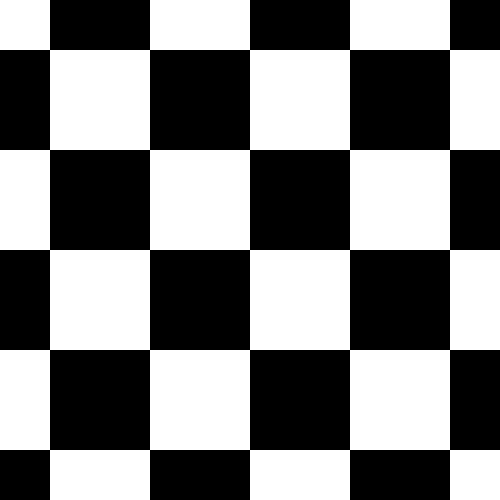
#> input picture ChessImage.png, 500 x 500 px
$ python AmesRev_Texture.py
#> lines starting #> are read from the running program, lines starting #| are printed output that depends on the picture; after the words box and inside, x2 and y2 are one past the last pixel; in counts of white or black regions, pixels touching at a corner belong together
import math
import numpy as np
import cv2
import random
#import os
#os.getcwd()
#os.chdir('D:\\WorkingDirectory')

file_rect_img = "ChessImage.png"
type_face = "B" # "F", "B", "D", "U"

if False: # Original (Ittelson, 1952, pp.183-189, No.1)
    thetaF_deg = 33.7
    xL = 21.33
    xR = 21.33
    yD = 21.33
    yU = 21.33
    zB = 0
    zF = 42.66
else: # Revised (Figure 1c in Myrov et al., 2023)
    thetaF_deg = 33.7
    xL = 42.66 * 1.0/3.0 # 14.22
    xR = 42.66 * 2.0/3.0 # 28.44
    yD = 42.66 * 1.0/4.0 # 10.66
    yU = 42.66 * 3.0/4.0 # 32.00
    zB = 42.66 * 3.0/5.0 # 25.60
    zF = 42.66 * 2.0/5.0 # 17.06

w_rect = xL+xR
h_rect = yD+yU
d_rect = zF+zB

cosF = np.cos(thetaF_deg/180.0*np.pi)
sinF = np.sin(thetaF_deg/180.0*np.pi)
tanF = np.tan(thetaF_deg/180.0*np.pi)

kl = zF/(zF-xL*tanF)
kr = zF/(zF+xR*tanF)
kMax = np.max([kl,kr])


# Loading src image
img_src = cv2.imread(file_rect_img)
#> img_src is the input picture: shape (500, 500, 3); 50% white; 1 white region, box (x1, y1, x2, y2) and area: (0, 0, 500, 500) 125000
height_src, width_src, channel_src = img_src.shape
#> height_src = 500; width_src = 500; channel_src = 3
dpi = width_src/w_rect
#> dpi = 11.72
#cv2.imshow('Input', img_src); cv2.waitKey(0); cv2.destroyAllWindows()


if type_face=="F":
    arr_x_src = np.linspace(-xL +0.5/dpi,
                            +xR -0.5/dpi, num= width_src)
    arr_y_src = np.linspace(+yU -0.5/dpi,
                            -yD +0.5/dpi, num=height_src)

    w_ames = (xL*kl+xR*kr)/cosF
    h_ames = h_rect*kMax
    width_tran  = int(dpi*w_ames)
    height_tran = int(dpi*h_ames)

    arr_x2_tran = np.linspace(-xL*kl/cosF +0.5/dpi,
                              +xR*kr/cosF -0.5/dpi, num=width_tran)
    arr_y2_tran = np.linspace(+yU*kMax -0.5/dpi,
                              -yD*kMax +0.5/dpi, num=height_tran)
    mat_x2_tran, mat_y2_tran = np.meshgrid(arr_x2_tran, arr_y2_tran)

    mat_tran_inv = np.zeros((height_tran, width_tran, 3))
    mat_tran_inv = mat_tran_inv.astype('float32')
    mat_tran_inv[:,:,0] = mat_x2_tran*zF*cosF
    mat_tran_inv[:,:,1] = mat_y2_tran*zF
    mat_tran_inv[:,:,2] = -mat_x2_tran*sinF + zF

    mat_tran_inv_x2 = mat_tran_inv[:,:,0]/mat_tran_inv[:,:,2]
    mat_tran_inv_y2 = mat_tran_inv[:,:,1]/mat_tran_inv[:,:,2]
    mat_tran_inv_x2 -= arr_x_src[0]
    mat_tran_inv_y2 -= arr_y_src[height_src-1]
    mat_tran_inv_x2 *= dpi
    mat_tran_inv_y2 *= dpi
    mat_tran_inv_y2 = (height_src-1)-mat_tran_inv_y2

elif type_face=="B":
    arr_x_src = np.linspace(-xR +0.5/dpi,
                            +xL -0.5/dpi, num= width_src)
#> arr_x_src = 500 values from -28.4 to 14.18
    arr_y_src = np.linspace(+yU -0.5/dpi,
                            -yD +0.5/dpi, num=height_src)

    tanB= (zB/zF)*tanF
    cosB= np.cos(np.arctan(tanB))
    sinB= np.sin(np.arctan(tanB))

    w_ames = (xL*kl+xR*kr)/cosB
    h_ames = h_rect*kMax
    width_tran  = int(dpi*w_ames)
#> width_tran = 753
    height_tran = int(dpi*h_ames)
#> height_tran = 1125

    arr_x2_tran = np.linspace(-xR*kr/cosB +0.5/dpi,
                              +xL*kl/cosB -0.5/dpi, num=width_tran)
#> arr_x2_tran = 753 values from -19.01 to 45.23
    arr_y2_tran = np.linspace(+yU*kMax -0.5/dpi,
                              -yD*kMax +0.5/dpi, num=height_tran)
    mat_x2_tran, mat_y2_tran = np.meshgrid(arr_x2_tran, arr_y2_tran)

    mat_tran_inv = np.zeros((height_tran, width_tran, 3))
    mat_tran_inv = mat_tran_inv.astype('float32')
    mat_tran_inv[:,:,0] = mat_x2_tran*zB*cosB
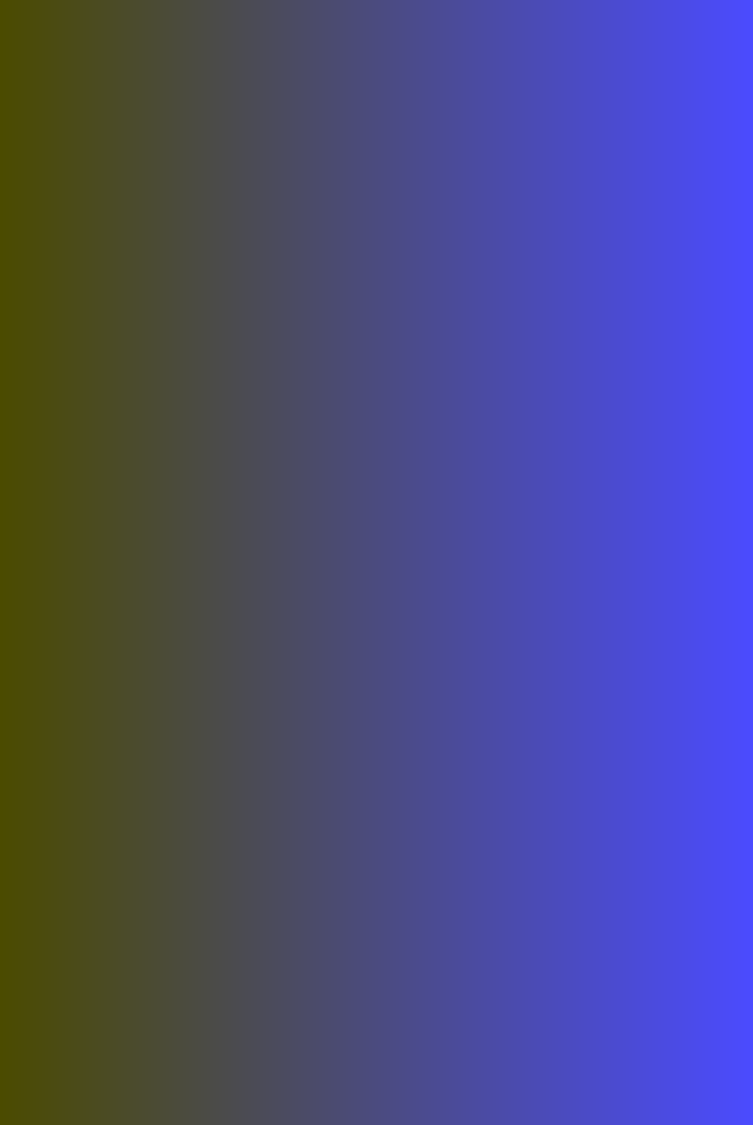
#> mat_tran_inv: shape (1125, 753, 3) float32; mean of channels 0, 1, 2 237.3, 0, 0; drawn with min black and max white
    mat_tran_inv[:,:,1] = mat_y2_tran*zB
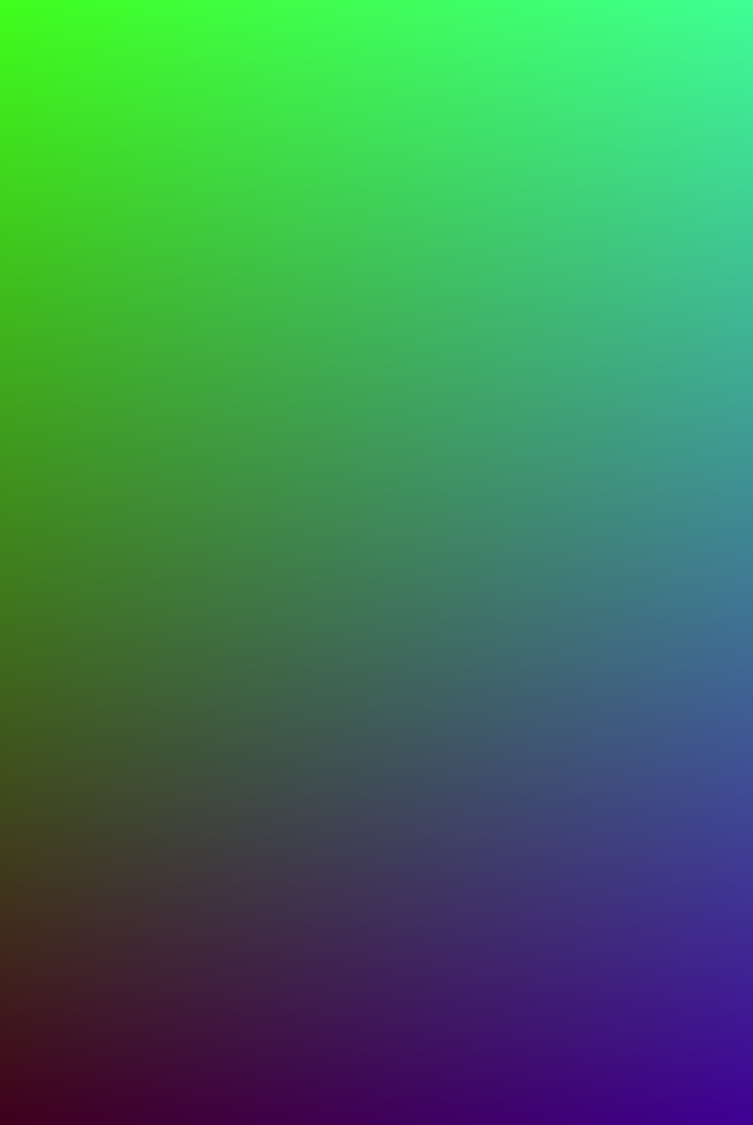
#> mat_tran_inv: shape (1125, 753, 3) float32; mean of channels 0, 1, 2 237.3, 614.5, 0; drawn with min black and max white
    mat_tran_inv[:,:,2] = mat_x2_tran*sinB + zB

    mat_tran_inv_x2 = mat_tran_inv[:,:,0]/mat_tran_inv[:,:,2]
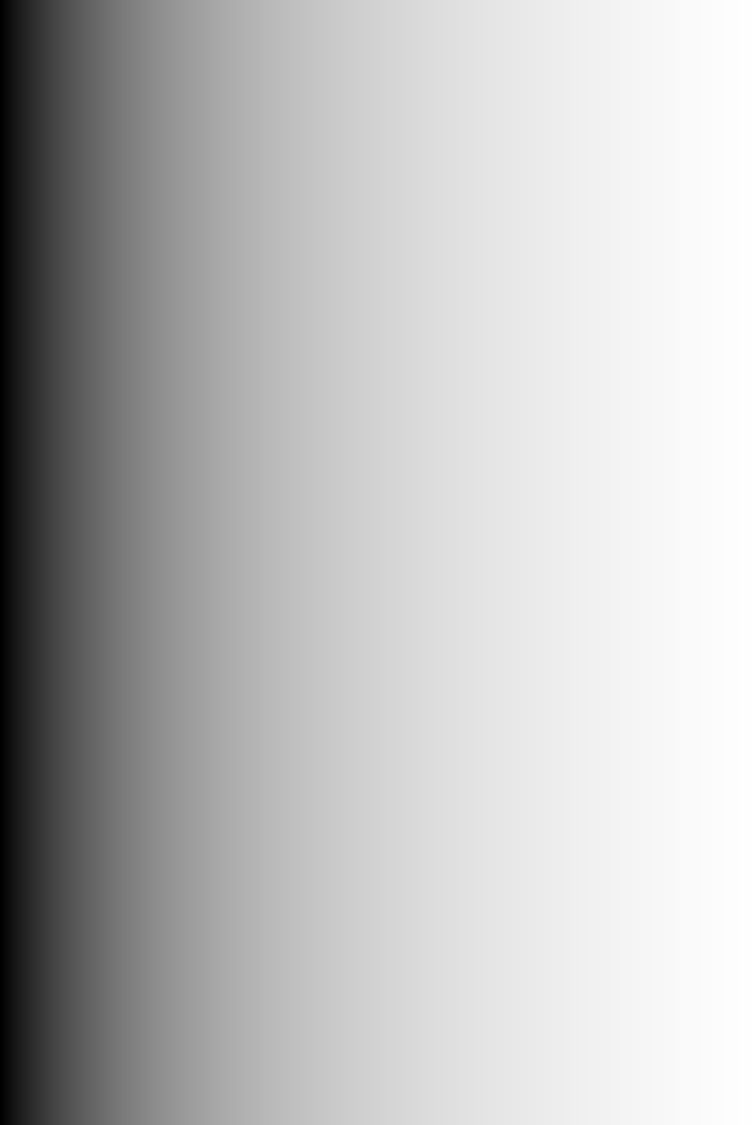
#> mat_tran_inv_x2: shape (1125, 753) float32; min -28.31, max 14.21, mean 3.15; drawn with min black and max white
    mat_tran_inv_y2 = mat_tran_inv[:,:,1]/mat_tran_inv[:,:,2]
    mat_tran_inv_x2 -= arr_x_src[0]
    mat_tran_inv_y2 -= arr_y_src[height_src-1]
    mat_tran_inv_x2 *= dpi
    mat_tran_inv_y2 *= dpi
    mat_tran_inv_y2 = (height_src-1)-mat_tran_inv_y2

elif type_face=="D":
    arr_x_src = np.linspace(-xL +0.5/dpi,
                            +xR -0.5/dpi, num= width_src)
    arr_y_src = np.linspace(+zF -0.5/dpi,
                            -zB +0.5/dpi, num=height_src)

    tanD= -(yD*kr-yD*kl)/(xL*kl+xR*kr)
    cosD= np.cos(np.arctan(tanD))
    sinD= np.sin(np.arctan(tanD))

    w_ames = (xL*kl+xR*kr)/cosD
    h_ames = d_rect*kMax
    width_tran  = int(dpi*w_ames)
    height_tran = int(dpi*h_ames)

    arr_x2_tran = np.linspace(-xL*kl/cosD +0.5/dpi,
                              +xR*kr/cosD -0.5/dpi, num=width_tran)
    arr_y2_tran = np.linspace(+zF*kMax -0.5/dpi,
                              -zB*kMax +0.5/dpi, num=height_tran)
    mat_x2_tran, mat_y2_tran = np.meshgrid(arr_x2_tran, arr_y2_tran)

    mat_tran_inv = np.zeros((height_tran, width_tran, 3))
    mat_tran_inv = mat_tran_inv.astype('float32')
    mat_tran_inv[:,:,0] = -mat_x2_tran*yD*cosD
    mat_tran_inv[:,:,1] = -mat_y2_tran*yD
    mat_tran_inv[:,:,2] =  mat_x2_tran*sinD - yD

    mat_tran_inv_x2 = mat_tran_inv[:,:,0]/mat_tran_inv[:,:,2]
    mat_tran_inv_y2 = mat_tran_inv[:,:,1]/mat_tran_inv[:,:,2]
    mat_tran_inv_x2 -= arr_x_src[0]
    mat_tran_inv_y2 -= arr_y_src[height_src-1]
    mat_tran_inv_x2 *= dpi
    mat_tran_inv_y2 *= dpi
    mat_tran_inv_y2 = (height_src-1)-mat_tran_inv_y2

elif type_face=="U":
    arr_x_src = np.linspace(-xL +0.5/dpi,
                            +xR -0.5/dpi, num= width_src)
    arr_y_src = np.linspace(-zB +0.5/dpi,
                            +zF -0.5/dpi, num=height_src)

    tanU= (yU*kr-yU*kl)/(xL*kl+xR*kr)
    cosU= np.cos(np.arctan(tanU))
    sinU= np.sin(np.arctan(tanU))

    w_ames = (xL*kl+xR*kr)/cosU
    h_ames = d_rect*kMax
    width_tran  = int(dpi*w_ames)
    height_tran = int(dpi*h_ames)

    arr_x2_tran = np.linspace(-xL*kl/cosU +0.5/dpi,
                              +xR*kr/cosU -0.5/dpi, num=width_tran)
    arr_y2_tran = np.linspace(-zB*kMax +0.5/dpi,
                              +zF*kMax -0.5/dpi, num=height_tran)
    mat_x2_tran, mat_y2_tran = np.meshgrid(arr_x2_tran, arr_y2_tran)

    mat_tran_inv = np.zeros((height_tran, width_tran, 3))
    mat_tran_inv = mat_tran_inv.astype('float32')
    mat_tran_inv[:,:,0] = mat_x2_tran*yU*cosU
    mat_tran_inv[:,:,1] = mat_y2_tran*yU
    mat_tran_inv[:,:,2] = mat_x2_tran*sinU + yU

    mat_tran_inv_x2 = mat_tran_inv[:,:,0]/mat_tran_inv[:,:,2]
    mat_tran_inv_y2 = mat_tran_inv[:,:,1]/mat_tran_inv[:,:,2]
    mat_tran_inv_x2 -= arr_x_src[0]
    mat_tran_inv_y2 -= arr_y_src[0]
    mat_tran_inv_x2 *= dpi
    mat_tran_inv_y2 *= dpi


mat_tran_inv_x2[mat_tran_inv_x2 > (width_src -1)] = width_src -1
#> mat_tran_inv_x2: shape (1125, 753) float32; min 1.07, max 499, mean 369.7
mat_tran_inv_y2[mat_tran_inv_y2 > (height_src-1)] = height_src-1
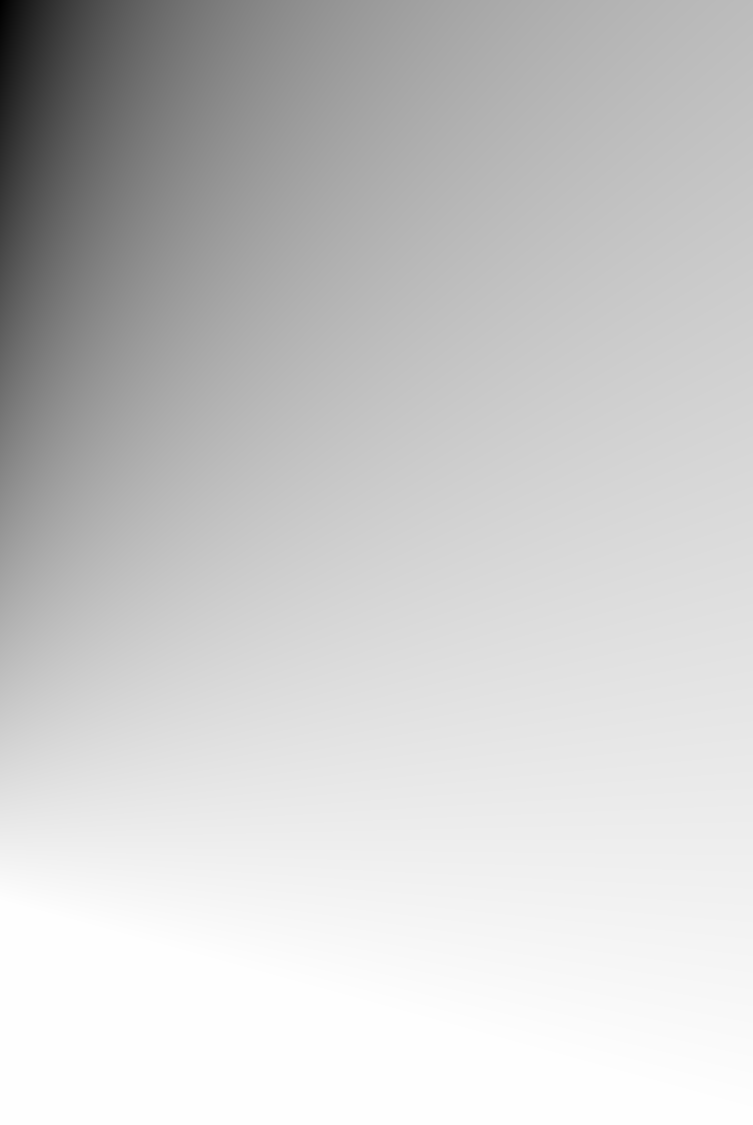
#> mat_tran_inv_y2: shape (1125, 753) float32; min -1402.5, max 499, mean 118.6; drawn with min black and max white
mat_tran_inv_x2[mat_tran_inv_x2 < 0] = 0
mat_tran_inv_y2[mat_tran_inv_y2 < 0] = 0
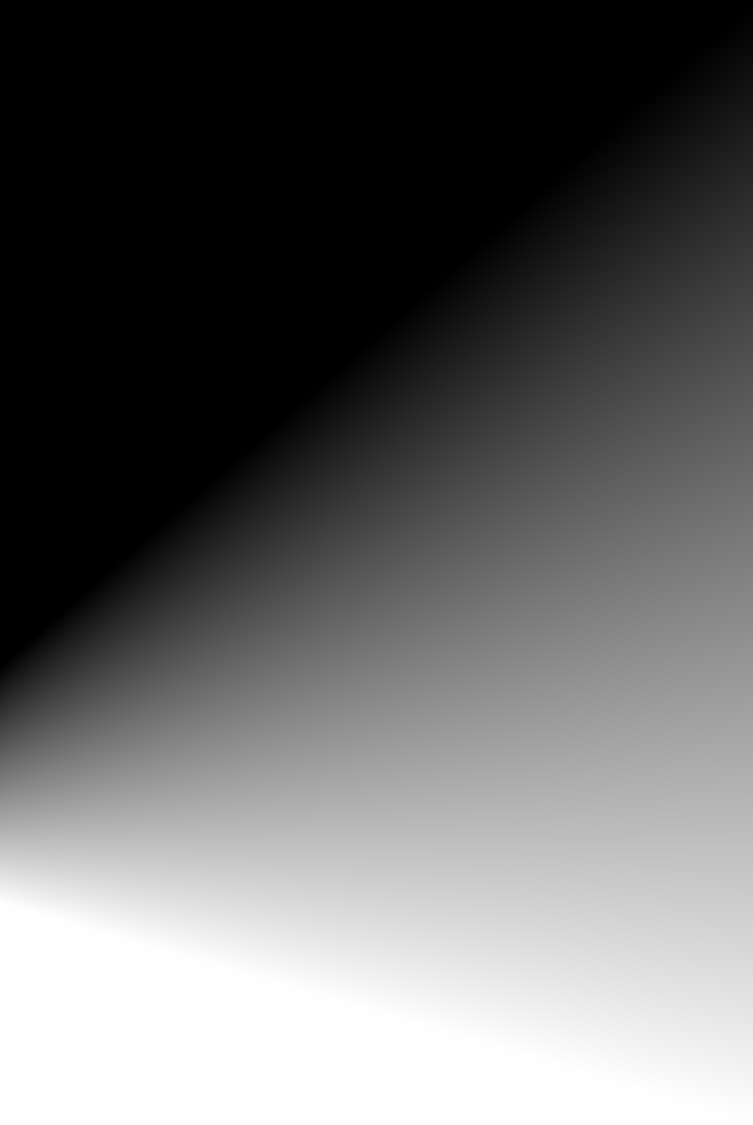
#> mat_tran_inv_y2: shape (1125, 753) float32; min 0, max 499, mean 200.2; drawn with min black and max white

img_tran= cv2.remap(img_src, mat_tran_inv_x2, mat_tran_inv_y2, cv2.INTER_LINEAR)
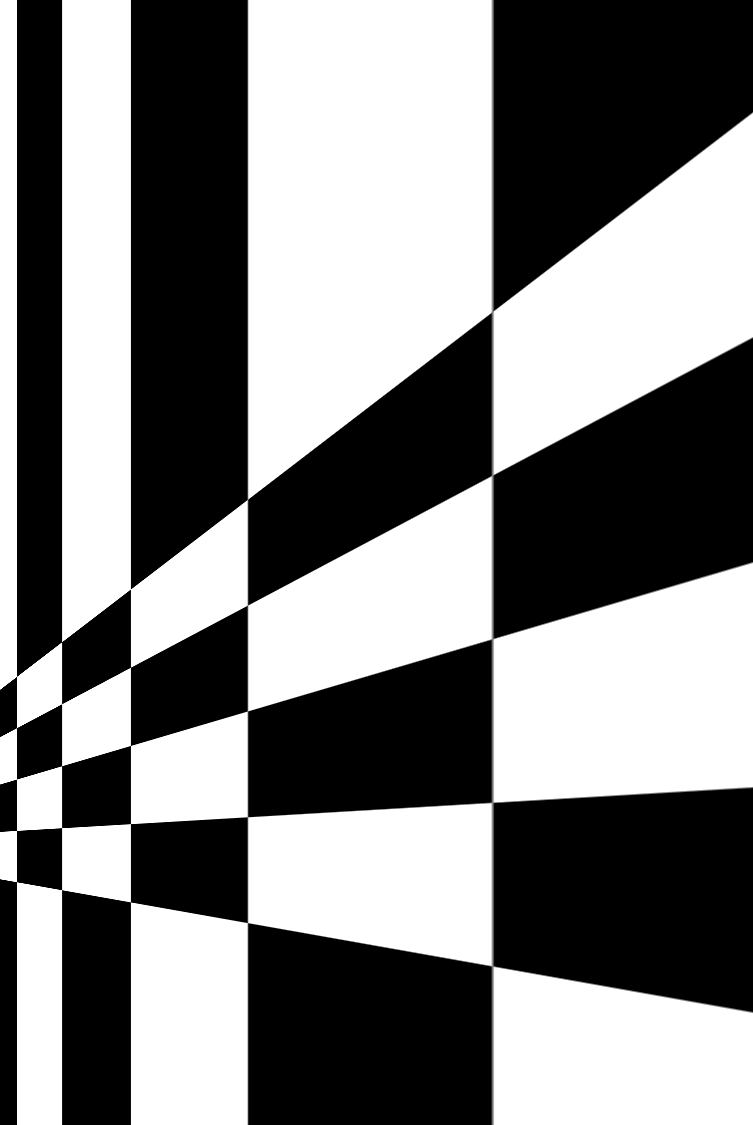
#> img_tran: shape (1125, 753, 3); min 0, max 255, mean 129.2

img_tran = img_tran.astype('uint8')
cv2.imshow(type_face, img_tran); cv2.waitKey(0); cv2.destroyAllWindows()
#cv2.imwrite('./Texture'+type_face+'.png', img_tran)
